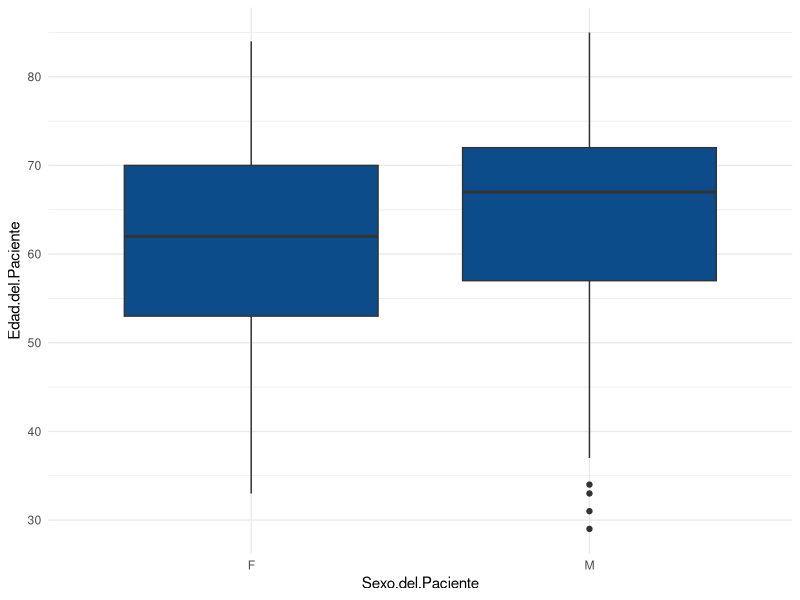
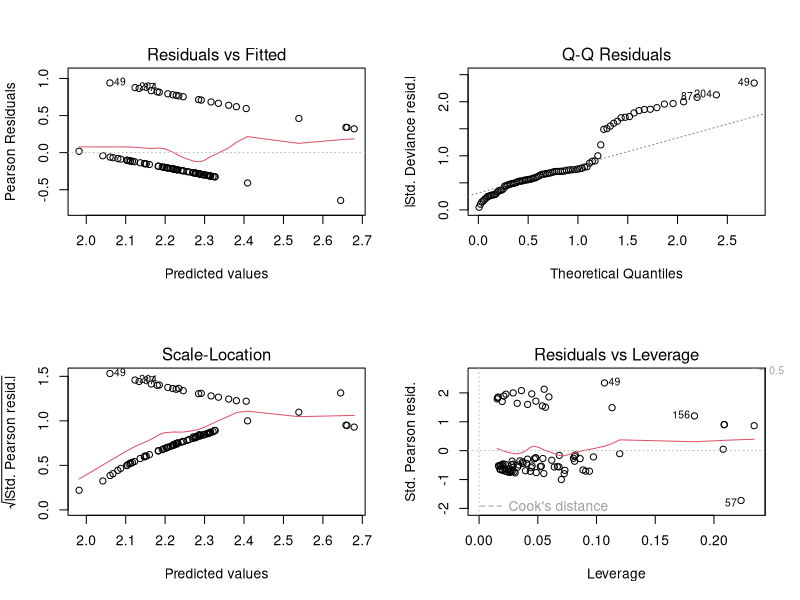

Generate these figures, in order, with R: (Note: a time limit stopped this script after it produced the figures.)
## ---- chunk 1
library(dplyr) ## Para los select
#library("git")
set.seed(Sys.time())
library(ggplot2) #Para plotear
## ---- chunk 2
data <- read.csv("sinrepetidos.txt", header = T, sep = "\t")

#colnames(data)
## ---- chunk 3
ggplot(data) +
  aes(x = Sexo.del.Paciente, y = Edad.del.Paciente) +
  geom_boxplot(fill = "#0c4c8a") +
  theme_minimal()
## ---- chunk 4
shapiro.test(subset(data, Sexo.del.Paciente == "F")$Edad.del.Paciente)
shapiro.test(subset(data, Sexo.del.Paciente == "M")$Edad.del.Paciente)
## ---- chunk 5
#shapiro.test(subset(data, Penicilina...Sensibilidad == "Sensible")$Edad.del.Paciente)

#subset(data,Penicilina...Sensibilidad)$Edad.del.Paciente
## ---- chunk 6
factores<- factor(data$Penicilina...Sensibilidad, exclude = NaN)
#factores
## ---- chunk 7
factor(data$Penicilina...Sensibilidad, exclude = NaN)

data$Penicilina...Sensibilidad <- unclass(factor(data$Penicilina...Sensibilidad, exclude = NaN))


length(data$Sexo.del.Paciente[data$Sexo.del.Paciente == "F"])

data$Peso[data$Sexo.del.Paciente == "F"] <- rnorm(69, 63, 10)
data$Peso[data$Sexo.del.Paciente == "M"] <- rnorm(160, 75.8, 10)

data$Penicilina...Sensibilidad[data$Penicilina...Sensibilidad == 1] = NaN
## ---- chunk 8
test <- wilcox.test(data$Penicilina...Sensibilidad ~ data$Sexo.del.Paciente, alternative = "two.sided")
test
## ---- chunk 9
test.peso <- t.test(data$Peso, data$Edad.del.Paciente )
test.peso
## ---- chunk 10
dataparacorr <- data.frame(data$Penicilina...Sensibilidad, data$Sexo.del.Paciente, data$Edad.del.Paciente, data$Peso 
                           )
colnames(dataparacorr) <- c("Penicilina...Sensibilidad", "Sexo.del.Paciente","Edad.del.Paciente", "Peso")
dataparacorr <- na.omit(dataparacorr)

CHIS <- lapply(dataparacorr[,-1], function(x) chisq.test(dataparacorr[,1], x ))
do.call(rbind, CHIS)[,c(1,3)]
## ---- chunk 11
dataparacorr$Sexo.del.Paciente[dataparacorr$Sexo.del.Paciente == "M"] = 0
dataparacorr$Sexo.del.Paciente[dataparacorr$Sexo.del.Paciente == "F"] = 1

dataparacorr[,2] <- as.numeric(dataparacorr[,2])

WIL <- wilcox.test(dataparacorr$Penicilina...Sensibilidad, dataparacorr$Sexo.del.Paciente)
WIL
KRUS <- lapply(dataparacorr[,2:4],  function(x) kruskal.test( dataparacorr$Penicilina...Sensibilidad, x) )
do.call(rbind, KRUS)[,c(1,3)]
## ---- chunk 12
results <- glm(Penicilina...Sensibilidad ~ Edad.del.Paciente*Sexo.del.Paciente+Peso, data, na.action = na.omit, family =quasi())
summary(results)
## ---- chunk 13

#pl1 <- ggplot(data) +
#  aes(x = Peso, y = Edad.del.Paciente, z = Penicilina...Sensibilidad, colour= Sexo.del.Paciente) +
#  axes_3D() + stat_3D() 

#pl1

## ---- chunk 14

#ggplot(irggplot(irggplot(iris, aes(x=Petal.Width, y=Sepal.Width, z=Petal.Length, color=Species)) + 
#  theme_void() +
  
## ---- chunk 15
par(mfrow = c(2,2))
plot(results)
## ---- chunk 16
descripciones <- unique(data$Descripción)

results_frame <- list()  #Actualizar para poder guardar con cada descripcion un lista de dataframes de medicamentos

#select(data, colnames(data)[grepl("search_string",colnames(data))]) 

medicamentos <- colnames( select(data, contains("Sensibilidad")))

#sapply(data[, medicamentos], unclass)
## ---- chunk 17

#### Warnings por coercion, por tratar variables logicas a numericas ####

for (j in medicamentos) {  ##Cada vez que encuentra una celda vacia problemas
  if( sum(is.na(data[[j]])) == length(data[[j]] ) ){ #Si es nula la obviamos del analisis
           next;
  }else{
    data[[j]] <- lapply( data[[j]], function(cell){
    if (is.null(cell) | is.na(cell) | is.nan(cell)) {
      # Si la celda es NULL, NA or NAN return devolvemos la celda sin cambiar el valor
      return(cell)
    } else {
      #  Cambiamos las categorias a numeros
        return(recode(cell,
                    "Sensible" = 0,
                    "Sensible EI" = 1,
                    "Resistente" = 2))
        }
      })
  }
}
## ---- chunk 18
### Metodo unclass pero no podemos ignorar los NANs

#for (i in medicamentos){ ##Factorizamos y asignamos valor a la variable categorica    unclass(data$i)
#    data[[i]] <- unclass( factor(data[[i]] , exclude = NaN))
#    data[[i]][ data[[i]] == 1 ] = NaN
#}
## ---- chunk 19
for(i in descripciones){
  if (sum(data$Descripción == i) < 20 ){ #Filtramos para ver si hay cantidad suficiente de datos para hacer estadistica
    next;
  }else{
    for(j in medicamentos){ #Columnas correspondientes sensibilidad de cada medicamentos
         if( sum(is.na(data[[j]])) == length(data[[j]]) ){ #Si es nula la obviamos del analisis
           next;
         }else {
            data_Aux = data[data$Descripción == i,] #Dataframe auxiliar en funcion del organismo
            results <- glm(Penicilina...Sensibilidad ~ Edad.del.Paciente*Sexo.del.Paciente+Peso, data_Aux, 
                           na.action = na.omit, family = quasi()) #Modelo 
            results_frame[[i]][[j]]<- coef(summary(results)) #Guardamos los resultados en un dataframe
         }
      }
  }
}
## ---- chunk 20
results_frame
## ---- chunk 21
descripciones <- unique(data$Descripción)
results_frame <- list() 

for(i in descripciones){
  if (sum(data$Descripción == i) < 20 ){ #Filtramos para ver si hay cantidad suficiente de datos para hacer estadistica
    next;
  }else{ 
    data_Aux = data[data$Descripción == i,] #Dataframe auxiliar en funcion del organismo
    results <- glm(Penicilina...Sensibilidad ~ Edad.del.Paciente*Sexo.del.Paciente+Peso, data_Aux, na.action = na.omit, family =quasi()) #Modelo 
    results_frame[[i]]<- coef(summary(results)) #Guardamos los resultados en un dataframe
  }
}
## ---- chunk 22
results_frame
## ---- chunk 23
for (i in descripciones) {
  print(c(i, nrow(data[ data$Descripción == i, ] ) ))
}
## ---- chunk 24
data_Staph = data[ data$Descripción == "Staphylococcus epidermidis",]

results <- glm(Penicilina...Sensibilidad ~ Edad.del.Paciente+Sexo.del.Paciente+Peso, data_Staph, na.action = na.omit,family =quasi())
summary(results)

## ---- chunk 25
par(mfrow = c(2,2))
plot(results)
## ---- chunk 26
data_haem = data[ data$Descripción == "Staphylococcus haemolyticus",]

results <- glm(Penicilina...Sensibilidad ~ Edad.del.Paciente+Sexo.del.Paciente+Peso+Penicilina...CMI, data_haem, na.action = na.omit,family =quasi())
summary(results)

## ---- chunk 27
#data <- subset(data, select = -c(Servicio))
write.table(data, file = "Antibiogramaclean.csv" , sep = "\t")
